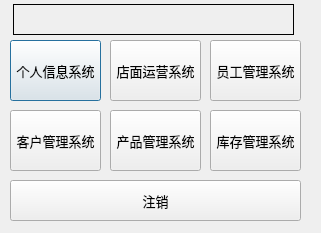
<ui version="4.0" >
 <class>DarwinMainClass</class>
 <widget class="QDialog" name="DarwinMainClass" >
  <property name="geometry" >
   <rect>
    <x>0</x>
    <y>0</y>
    <width>321</width>
    <height>233</height>
   </rect>
  </property>
  <property name="windowTitle" >
   <string>功能菜单</string>
  </property>
  <widget class="QPushButton" name="pushButtonPersonal" >
   <property name="geometry" >
    <rect>
     <x>10</x>
     <y>40</y>
     <width>91</width>
     <height>61</height>
    </rect>
   </property>
   <property name="font" >
    <font>
     <family>微软雅黑</family>
     <pointsize>10</pointsize>
     <weight>50</weight>
     <italic>false</italic>
     <bold>false</bold>
     <underline>false</underline>
     <strikeout>false</strikeout>
    </font>
   </property>
   <property name="text" >
    <string>个人信息系统</string>
   </property>
  </widget>
  <widget class="QPushButton" name="pushButtonProductMgnt" >
   <property name="geometry" >
    <rect>
     <x>110</x>
     <y>110</y>
     <width>91</width>
     <height>61</height>
    </rect>
   </property>
   <property name="font" >
    <font>
     <family>微软雅黑</family>
     <pointsize>10</pointsize>
     <weight>50</weight>
     <italic>false</italic>
     <bold>false</bold>
     <underline>false</underline>
     <strikeout>false</strikeout>
    </font>
   </property>
   <property name="text" >
    <string>产品管理系统</string>
   </property>
  </widget>
  <widget class="QPushButton" name="pushButtoShopMgnt" >
   <property name="geometry" >
    <rect>
     <x>110</x>
     <y>40</y>
     <width>91</width>
     <height>61</height>
    </rect>
   </property>
   <property name="font" >
    <font>
     <family>微软雅黑</family>
     <pointsize>10</pointsize>
     <weight>50</weight>
     <italic>false</italic>
     <bold>false</bold>
     <underline>false</underline>
     <strikeout>false</strikeout>
    </font>
   </property>
   <property name="text" >
    <string>店面运营系统</string>
   </property>
  </widget>
  <widget class="QPushButton" name="pushButtonStaffMgnt" >
   <property name="geometry" >
    <rect>
     <x>210</x>
     <y>40</y>
     <width>91</width>
     <height>61</height>
    </rect>
   </property>
   <property name="font" >
    <font>
     <family>微软雅黑</family>
     <pointsize>10</pointsize>
     <weight>50</weight>
     <italic>false</italic>
     <bold>false</bold>
     <underline>false</underline>
     <strikeout>false</strikeout>
    </font>
   </property>
   <property name="text" >
    <string>员工管理系统</string>
   </property>
  </widget>
  <widget class="QPushButton" name="pushButtonClientMgnt" >
   <property name="geometry" >
    <rect>
     <x>10</x>
     <y>110</y>
     <width>91</width>
     <height>61</height>
    </rect>
   </property>
   <property name="font" >
    <font>
     <family>微软雅黑</family>
     <pointsize>10</pointsize>
     <weight>50</weight>
     <italic>false</italic>
     <bold>false</bold>
     <underline>false</underline>
     <strikeout>false</strikeout>
    </font>
   </property>
   <property name="text" >
    <string>客户管理系统</string>
   </property>
  </widget>
  <widget class="QPushButton" name="pushButtonStocksMgnt" >
   <property name="geometry" >
    <rect>
     <x>210</x>
     <y>110</y>
     <width>91</width>
     <height>61</height>
    </rect>
   </property>
   <property name="font" >
    <font>
     <family>微软雅黑</family>
     <pointsize>10</pointsize>
     <weight>50</weight>
     <italic>false</italic>
     <bold>false</bold>
     <underline>false</underline>
     <strikeout>false</strikeout>
    </font>
   </property>
   <property name="text" >
    <string>库存管理系统</string>
   </property>
  </widget>
  <widget class="QPushButton" name="pushButtonLogoff" >
   <property name="geometry" >
    <rect>
     <x>10</x>
     <y>180</y>
     <width>291</width>
     <height>41</height>
    </rect>
   </property>
   <property name="font" >
    <font>
     <family>微软雅黑</family>
     <pointsize>10</pointsize>
     <weight>50</weight>
     <italic>false</italic>
     <bold>false</bold>
     <underline>false</underline>
     <strikeout>false</strikeout>
    </font>
   </property>
   <property name="text" >
    <string>注销</string>
   </property>
  </widget>
  <widget class="QLabel" name="labelInfo" >
   <property name="geometry" >
    <rect>
     <x>13</x>
     <y>4</y>
     <width>281</width>
     <height>31</height>
    </rect>
   </property>
   <property name="font" >
    <font>
     <family>微软雅黑</family>
     <pointsize>10</pointsize>
     <weight>50</weight>
     <italic>false</italic>
     <bold>false</bold>
     <underline>false</underline>
     <strikeout>false</strikeout>
    </font>
   </property>
   <property name="frameShape" >
    <enum>QFrame::Box</enum>
   </property>
  </widget>
 </widget>
 <layoutdefault spacing="6" margin="11" />
 <resources/>
 <connections/>
</ui>
